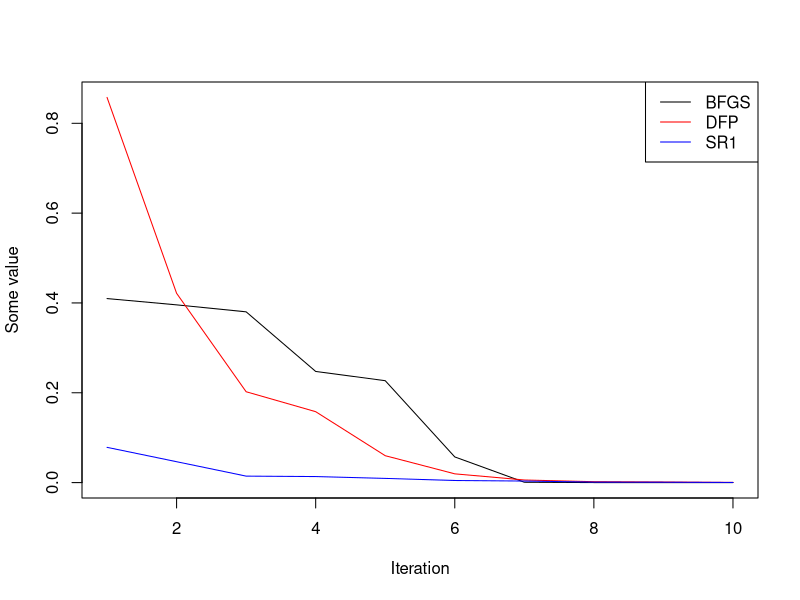

Generate this figure with R:
## ---- chunk 1
knitr::opts_chunk$set(echo = TRUE)
## ---- chunk 2
###########################################
# Rosenbrock Objective Function
###########################################
f = function(x) 100*(x[2] - x[1]^2)^2 + (1 - x[1])^2
f_xy = function(x, y) 100*(y - x^2)^2 + (1 - x)^2
x_min_true = c(1, 1)

# analytic derivatives
g = function(x) c(2*(x[1] - 1) - 400*x[1]*(x[2] - x[1]^2), 200*(x[2] - x[1]^2))
H = function(x) rbind(c(1200*x[1]^2 - 400*x[2] + 2, -400*x[1]), c(-400*x[1], 200))

###########################################
# Convex Elliptical Objective Function
###########################################
f = function(x) 0.5*(100*x[1]^2 + x[2]^2)
f_xy = function(x,y) 0.5*(100*x^2 + y^2)
x_min_true = c(0, 0)

# analytic derivatives
g = function(x) c(0.5*200*x[1], 0.5*2*x[2])
H = function(x) 0.5*rbind(c(200, 0), c(0, 2))

###########################################
# Nonconvex Sines Objective Function
###########################################
f = function(x) x[1]^2 + .25*x[2]^2 + 4*(x[1] - x[2])^2*sin(x[2])^2
f_xy = function(x, y) x^2 + .25*y^2 + 4*(x - y)^2*sin(y)^2
x_min_true = c(0, 0)

# analytic derivatives
g = function(x) c(2*x[1] + 8*(x[1] - x[2])*sin(x[2])^2, .5*x[2] - 8*(x[1] - x[2])*sin(x[2])^2 + 4*(x[1] - x[2])^2*sin(2*x[2]))
H = function(x)
{
	H11 = 2 + 8*sin(x[2])^2
	H12 = 8*(2*(x[1] - x[2])*cos(x[2]) - sin(x[2]))*sin(x[2])
	H21 = H12
	H22 = 4.5 + 4*(2*(x[1] - x[2])^2 - 1)*cos(2*x[2]) + 16*(x[2] - x[1])*sin(2*x[2])
	rbind(c(H11, H12), c(H21, H22))
}
## ---- chunk 3
res_bfgs <- cumprod(runif(10))
res_dfp <- cumprod(runif(10))
res_sr1 <- cumprod(runif(10))

nms <- c("BFGS", "DFP", "SR1")
clrs <- c("black", "red", "blue")
x_plot <- list(res_bfgs, res_dfp, res_sr1)

x_lim <- c(1, max(sapply(x_plot, length)))
y_lim <- range(sapply(x_plot, range))

plot(seq_along(x_plot[[1]]), x_plot[[1]], 
     type = "l", col = clrs[1], 
     xlim = x_lim, ylim = y_lim,
     xlab = "Iteration",
     ylab = "Some value")
for (i in 2L:length(x_plot)) {
  lines(seq_along(x_plot[[i]]), x_plot[[i]], col = clrs[i])
}
legend("topright", legend = nms, col = clrs, lty = 1)
